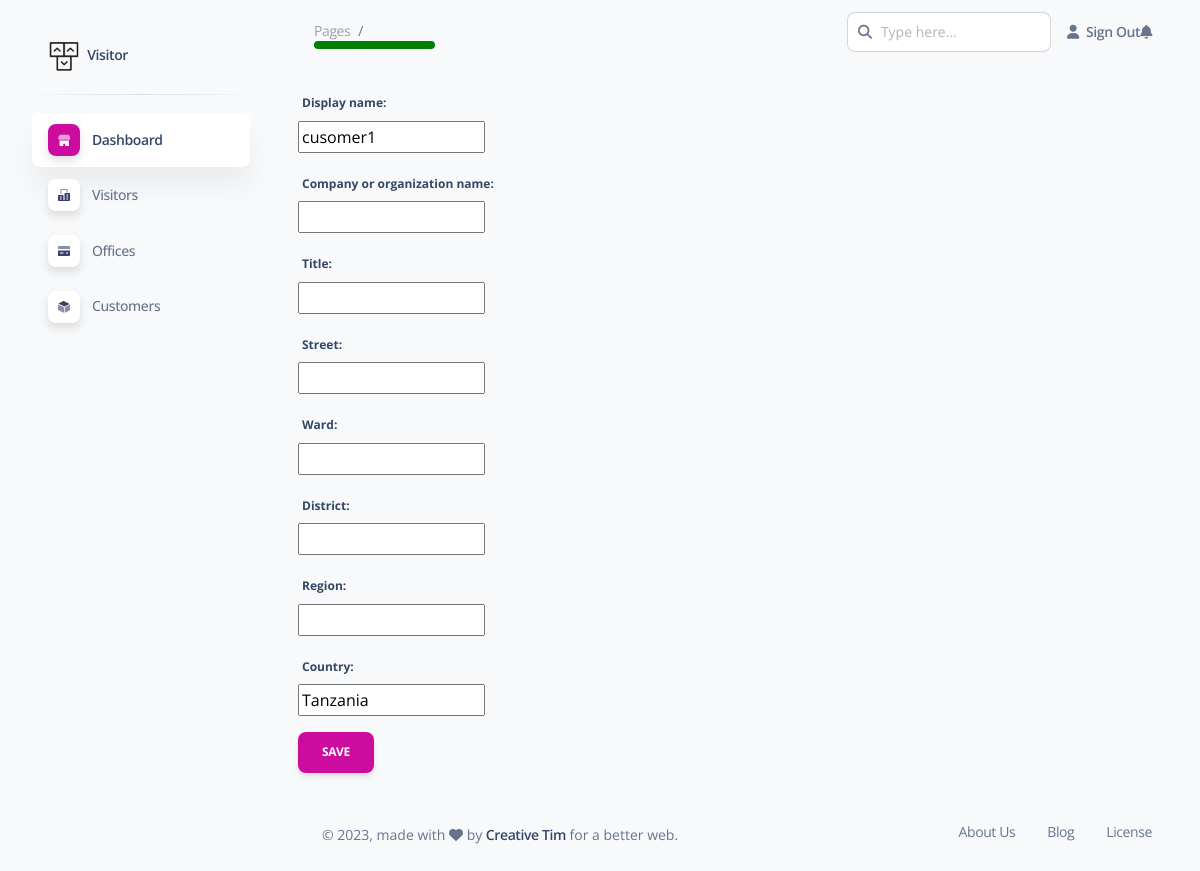
The page /staff/customer/update/4 on the database as committed earlier.
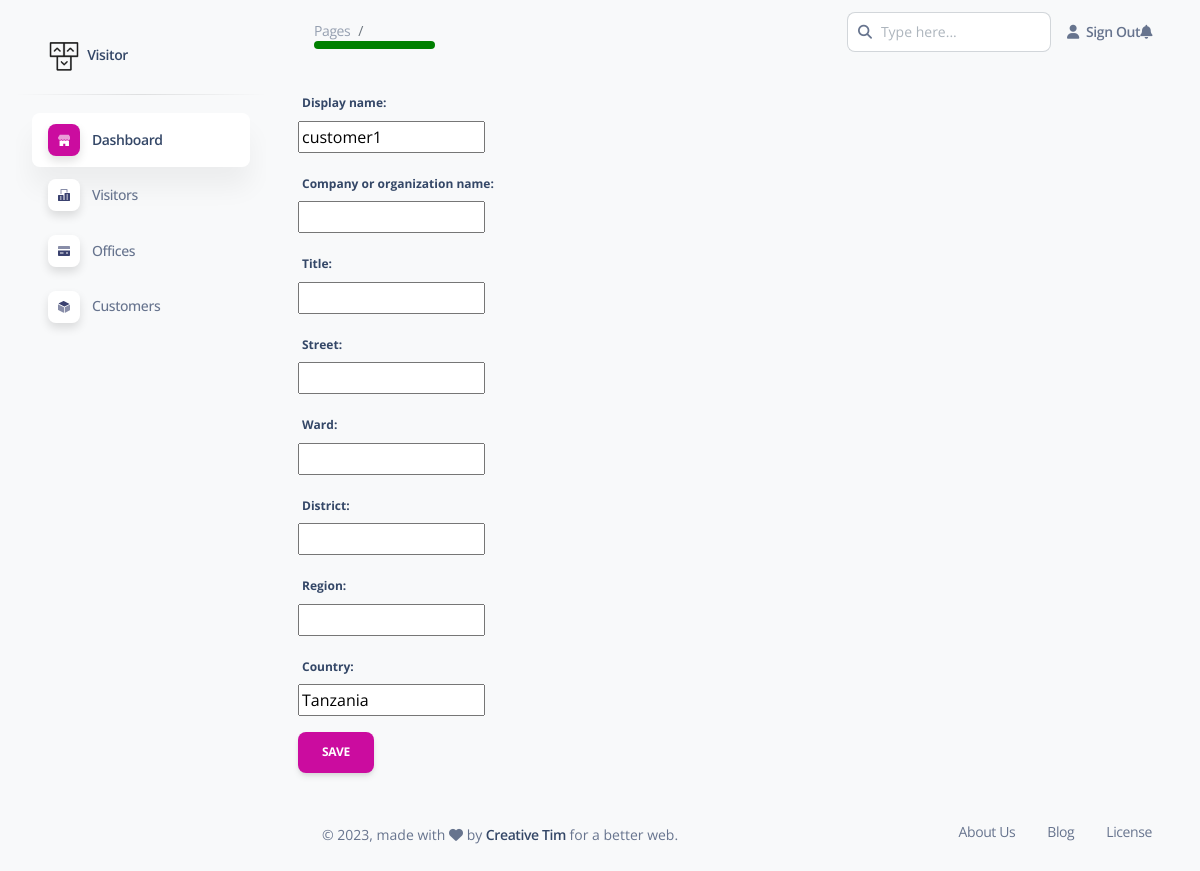
The same page on the database as committed later.
### customer/models.py (models this page shows, shortened)
class Customer(models.Model):
    user = models.OneToOneField(User, on_delete=models.CASCADE, null=True, blank=True)
    display_name = models.CharField(max_length=200, null=True, blank=True)
    company_or_organization_name = models.CharField(max_length=200, null=True, blank=True)
    title = models.CharField(max_length=200, null=True, blank=True)
    street = models.CharField(max_length=100, null=True, blank=True)
    ward = models.CharField(max_length=100, null=True, blank=True)
    district = models.CharField(max_length=100, null=True, blank=True)
    region = models.CharField(max_length=100, null=True, blank=True)
    country = models.CharField(max_length=100, default="Tanzania", null=True, blank=True)

### customer/views.py (the view)
# urls.py: path('customer/update/<int:pk>', customerUpdate, name="update_customer"),
def customerUpdate(request, pk):
    customer = Customer.objects.get(id = pk)
    form = CustomerForm(instance=customer)
    if request.method == "POST":
        form = form = CustomerForm(request.POST, instance=customer)
        if form.is_valid():
            form.save()
            return redirect('admin_customers')
    context = {
        'form': form
    }
    return render(request, 'avocado/customers/update.html', context)

### customer/forms.py
class CustomerForm(forms.ModelForm):
    class Meta:
        model = Customer
        fields = '__all__'
        exclude = ['user',]

### templates/avocado/customers/update.html (shortened to what this page needs)
{% extends 'avocado/base/index.html' %}
{% load static%}
{% block content %}
<div class="col-md-6 col-lg-6 col-sm-12">
    <form method="post" id="saveCustomer" action="">
        <div class="row">
          <div class="col-md-6">
            <div class="form-group">
              {{form.as_p}}
            </div>
          </div>
          <div class="">
            <div class="form-group has-danger">
              <button type="submit" id="" class="btn btn-primary btn-outline">Save</button>
            </div>
          </div>
        </div>
      </form>
</div>
{% endblock  %}

Rows that differ between the two databases and show on the page:
changed Customer "Tanzania": display_name "cusomer1" → "customer1"
